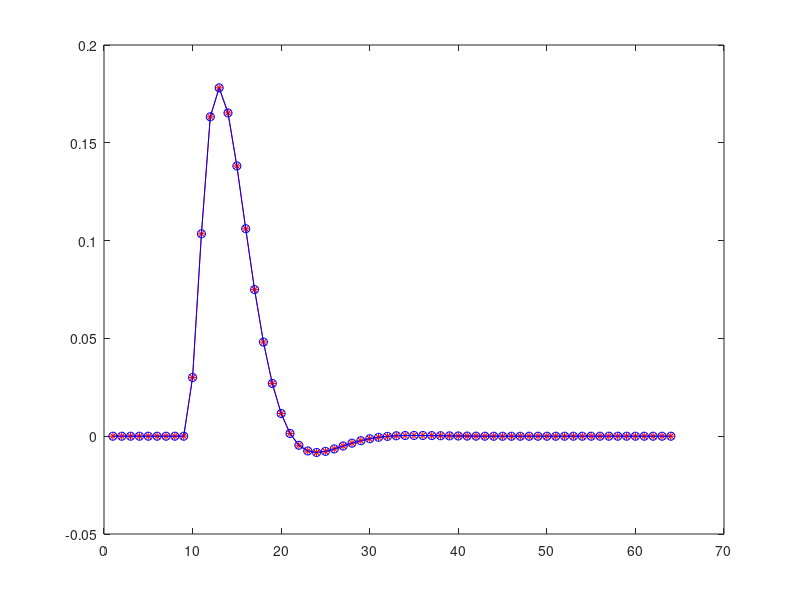

MATLAB code to generate this figure:
clear; 
Nsos = 1; % number of second order sections
Wc=0.125; %0.02; 

coeff_int = 2;
coeff_frac = 12;
coeff_width = coeff_int + coeff_frac;

%  iir filter

[b, a] = butter(Nsos*2,Wc); 
%[b, a] = besself(Nsos*2,Wc); 
%Rp = 5; Rs = 20; [b, a] = ellip (Nsos*2, Rp, Rs, Wc);

%freqz(b,a,4096);

% convert filter to second order sections
[sos, g] = tf2sos(b,a);
sos(:,1:3) = sos(:,1:3) * (g^(1/Nsos)); % scale the b coefficients by g.

%sec = 4; zplane(sos(sec,1:3), sos(sec,4:6)); 


% quantize coefficients
sos_q = round(sos*(2^coeff_frac));
sos_q_scaled = sos_q/(2^coeff_frac);
max_q_coeff_int = floor(max(max(abs(sos_q_scaled))));
if (max_q_coeff_int > (2^(coeff_int-2))) printf("ERROR: not enough integer bits.\n"); endif;

% look at the quantized filter coefficients
[b_q, a_q] = sos2tf(sos_q_scaled);
%zplane(b_q, a_q);
%freqz(b_q, a_q, 4096);

% simulate the filter.
Nsim = 64;
s=zeros(1,Nsim); s(10) = 1; % impulse

% direct implementation
s_filt = filter(b_q,a_q,s);

% cascaded SOS
s_filt2 = s;
for i=1:Nsos
    b_sos = sos_q_scaled(i,1:3);
    a_sos = sos_q_scaled(i,4:6);
    s_filt2 = filter(b_sos, a_sos, s_filt2);
endfor

% low level second order sections
s_filt3 = s;
for i=1:Nsos
    Xk0=0; Xk1=0; Xk2=0; Yk0=0; Yk1=0; Yk2=0;
    b0 = sos_q_scaled(i,1);
    b1 = sos_q_scaled(i,2);
    b2 = sos_q_scaled(i,3);
    a1 = sos_q_scaled(i,5);
    a2 = sos_q_scaled(i,6);
    for k=1:Nsim
        Xk0 = s_filt3(k);    
        Yk0 = b0*Xk0 + b1*Xk1 + b2*Xk2 - a1*Yk1 - a2*Yk2; % note - sign on a1, a2.
        Xk2=Xk1; Xk1=Xk0; Yk2=Yk1; Yk1=Yk0; 
        s_filt3(k) = Yk0;
    endfor
endfor

plot(s_filt, '*r-'); hold on; plot(s_filt3, 'ob-'); hold off;

% print out the coefficients in C++ table. 
printf("    const int Nsos = %d; // number of second order sections.\n", Nsos);
printf("    const coeff_type coeff_array[Nsos][6] = {\n");
for i=1:Nsos
    printf("        { ");
    for j=1:6
        printf("%+3.10f", sos_q_scaled(i,j));
        if (j==6) printf(" "); else printf(", "); endif
    endfor
    if (i==Nsos) printf("}\n"); else printf("},\n"); endif
endfor
printf("    };\n");


